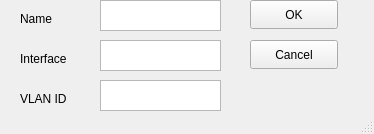
<?xml version="1.0" encoding="UTF-8"?>
<ui version="4.0">
 <class>MainWindow</class>
 <widget class="QMainWindow" name="MainWindow">
  <property name="geometry">
   <rect>
    <x>0</x>
    <y>0</y>
    <width>374</width>
    <height>134</height>
   </rect>
  </property>
  <property name="windowTitle">
   <string>Add interface VLAN</string>
  </property>
  <widget class="QWidget" name="centralwidget">
   <widget class="QPushButton" name="cancelButton">
    <property name="geometry">
     <rect>
      <x>250</x>
      <y>40</y>
      <width>88</width>
      <height>29</height>
     </rect>
    </property>
    <property name="text">
     <string>Cancel</string>
    </property>
   </widget>
   <widget class="QPushButton" name="okButton">
    <property name="geometry">
     <rect>
      <x>250</x>
      <y>0</y>
      <width>88</width>
      <height>29</height>
     </rect>
    </property>
    <property name="text">
     <string>OK</string>
    </property>
   </widget>
   <widget class="QTextEdit" name="interfaceField">
    <property name="geometry">
     <rect>
      <x>100</x>
      <y>40</y>
      <width>121</width>
      <height>31</height>
     </rect>
    </property>
   </widget>
   <widget class="QLabel" name="label_2">
    <property name="geometry">
     <rect>
      <x>20</x>
      <y>90</y>
      <width>81</width>
      <height>17</height>
     </rect>
    </property>
    <property name="text">
     <string>VLAN ID</string>
    </property>
   </widget>
   <widget class="QTextEdit" name="vlanField">
    <property name="geometry">
     <rect>
      <x>100</x>
      <y>80</y>
      <width>121</width>
      <height>31</height>
     </rect>
    </property>
   </widget>
   <widget class="QLabel" name="label">
    <property name="geometry">
     <rect>
      <x>20</x>
      <y>50</y>
      <width>56</width>
      <height>17</height>
     </rect>
    </property>
    <property name="text">
     <string>Interface</string>
    </property>
   </widget>
   <widget class="QTextEdit" name="nameField">
    <property name="geometry">
     <rect>
      <x>100</x>
      <y>0</y>
      <width>121</width>
      <height>31</height>
     </rect>
    </property>
   </widget>
   <widget class="QLabel" name="label_3">
    <property name="geometry">
     <rect>
      <x>20</x>
      <y>10</y>
      <width>56</width>
      <height>17</height>
     </rect>
    </property>
    <property name="text">
     <string>Name</string>
    </property>
   </widget>
  </widget>
  <widget class="QStatusBar" name="statusbar"/>
 </widget>
 <resources/>
 <connections/>
</ui>
